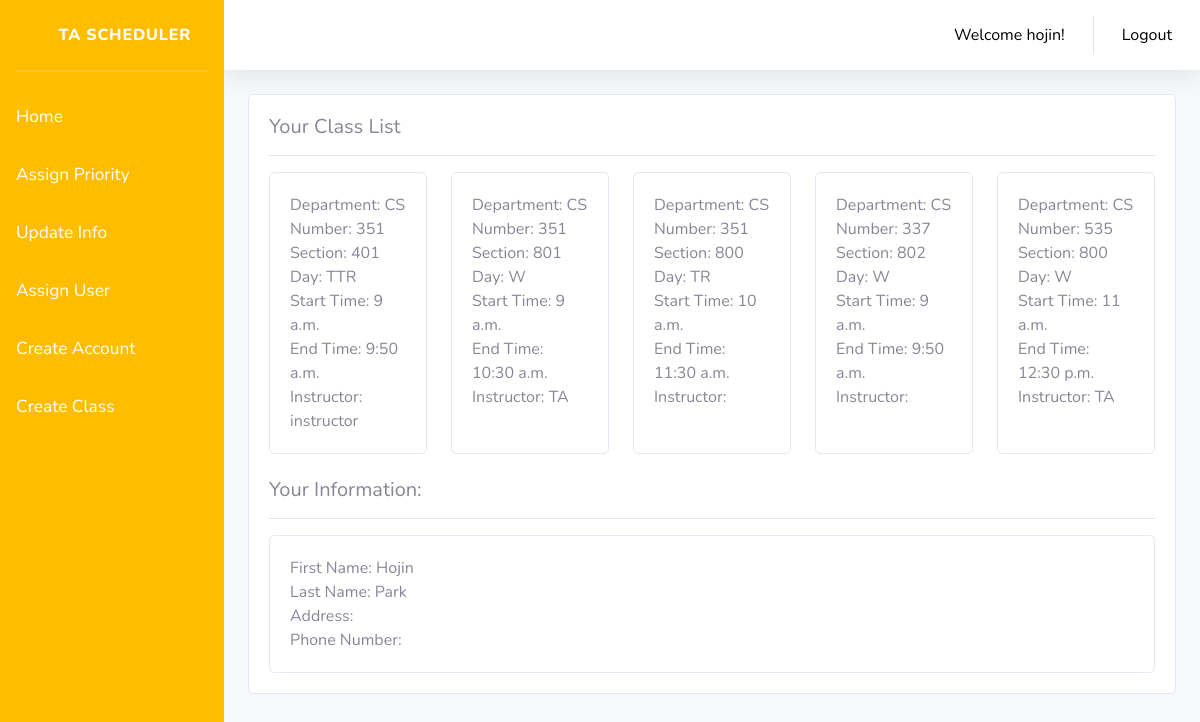
Screenshot of /home/ (signed in) with the database file from the repository.
### CS361WebApp/models.py (models this page shows, shortened)
class CourseTime(models.Model):
    department = models.CharField(max_length=50, validators=[validate_alpha])
    number = models.CharField(max_length=50, validators=[validate_numeric])
    start = models.TimeField(auto_now=False, auto_now_add=False, null=True)
    end = models.TimeField(auto_now=False, auto_now_add=False, null=True)
    day = models.CharField(max_length=50, validators=[validate_alpha])
    section = models.CharField(max_length=50, validators=[validate_numeric])
    instructor = models.CharField(max_length=50, blank=True)

### user/models.py (models this page shows, shortened)
class Profile(models.Model):
    user = models.OneToOneField(User, on_delete=models.CASCADE)
    role = models.IntegerField(choices=ROLE_CHOICES, default=1)
    firstname = models.CharField(max_length=50, blank=True)
    lastname = models.CharField(max_length=50, blank=True)
    address = models.CharField(max_length=80, blank=True)
    phone = models.CharField(max_length=20, blank=True)

### CS361WebApp/views.py (the view)
# urls.py: path('home/', views.home, name='CS361WebApp-home'),
@login_required
def home(request):
    course_result = CourseTime.objects.all()
    profile = Profile.objects.filter(user=request.user)
    return render(request, 'CS361WebApp/home.html', {"courses": course_result, 'profile': profile})

### CS361WebApp/templates/CS361WebApp/home.html (shortened to what this page needs)
{% extends "CS361WebApp/base.html" %}
{% load static %}
{% block content %}
    <div class="card">
        <div class="card-body">
            <div class="card-title"><h5>Your Class List</h5></div>
            <hr>
            <div class="card-deck">
                {% for class in courses %}
                    <div class="card">
                        <div class="card-body">
                            <div class="card-text">
                            Department: {{ class.department }}<br>
                            Number: {{ class.number }}<br>
                            Section: {{ class.section }}<br>
                            Day: {{ class.day }}<br>
                            Start Time: {{ class.start }}<br>
                            End Time: {{ class.end }}<br>
                            Instructor: {{ class.instructor }}
                            </div>
                        </div>
                    </div>
                {% endfor %}
            </div>
        <br>
            <div>
                <div class="card-title"><h5>Your Information:</h5></div>
                <hr>
                <div class="card-deck">
                    {% for person in profile %}
                     <div class="card">
                        <div class="card-body">
                            <div class="card-text">
                               First Name: {{ person.firstname }}<br>
                               Last Name: {{ person.lastname }}<br>
                               Address: {{ person.address }}<br>
                               Phone Number: {{ person.phone }}<br>
                            </div>
                        </div>
                     </div>
                    {% endfor %}
                </div>
            </div>
        </div>
    </div>
{% endblock content %}

### CS361WebApp/templates/CS361WebApp/base.html (shortened to what this page needs)
{% load static %}
<html>
<head>
    <link rel="stylesheet" href="https://stackpath.bootstrapcdn.com/bootstrap/4.3.1/css/bootstrap.min.css"
>
    <link href="{% static 'css/sb-admin-2.min.css' %}" rel="stylesheet">
    <link href="{% static 'vendor/fontawesome-free/css/all.min.css' %}" rel="stylesheet"
          type="text/css">
</head>
<body id="page-top">
<div id="wrapper">
    <ul class="navbar-nav bg-gradient-primary sidebar sidebar-dark accordion" id="accordionSidebar">
        <a class="sidebar-brand d-flex align-items-center justify-content-center" href="">
            <div class="sidebar-brand-icon">
                <i class="fas fa-chalkboard-teacher"></i>
            </div>
            <div class="sidebar-brand-text mx-3">TA Scheduler</div>
        </a>
        <hr class="sidebar-divider my-0">
        <hr class="sidebar-divider">
        {% if user.is_authenticated %}
            <li class="nav-item">
                <a class="nav-link" href="{% url 'CS361WebApp-home' %}"><span>Home  <i
                        class="fas fa-home"></i></span></a>
                <a class="nav-link" href="{% url 'CS361WebApp-classList' %}"><span>Assign Priority  <i
                        class="fas fa-list"></i></span></a>
                <a class="nav-link" href="{% url 'CS361WebApp-updateinfo' %}"><span>Update Info  <i
                        class="fas fa-list"></i></span></a>
                <a class="nav-item nav-link" href="{% url 'CS361WebApp-assign' %}"><span>Assign User  <i
                            class="far fa-user"></i></span></a>
                {% if user.is_staff %}
                    <a class="nav-item nav-link" href="{% url 'register' %}"><span>Create Account  <i
                            class="fas fa-user-circle"></i></span></a>
                    <a class="nav-item nav-link" href="{% url 'CS361WebApp-coursetime' %}"><span>Create Class  <i
                            class="fas fa-chalkboard"></i></span></a>
                {% endif %}
            </li>
        {% endif %}
    </ul>
    <div id="content-wrapper" class="d-flex flex-column">
        <div id="content">
            <nav class="navbar navbar-expand navbar-light bg-white topbar mb-4 static-top shadow">
                <ul class="navbar-nav ml-auto">
                    <ul class="navbar-nav ml-auto">
                        {% if user.is_authenticated %}
                            <li class="nav-item dropdown no-arrow">
                                <a class="nav-item nav-link" href="#"
                                   style="color: black">Welcome {{ user.username }}!</a>
                            </li>
                        <li class="nav-item dropdown no-arrow">
                            <a class="nav-item nav-link" href="{% url 'logout' %}" style="color: black">Logout</a>
                        </li>
                        {% endif %}
                    </ul>
                </ul>
            </nav>
            <div class="container-fluid" style="margin-top: 0px; padding-top: 0px;">
                {% block content %}{% endblock content %}
            </div>
        </div>
    </div>
</div>
</body>
<body>
</body>
</html>

### CS361WebApp/templates/CS361WebApp/base.html (style rules this page uses)
.sidebar-dark .nav-item .nav-link { color: white; }
.sidebar .nav-item .nav-link span { font-size: 13pt; }
.sidebar-dark .nav-item .nav-link i { font-size: 13pt }

### rows the page displays
CourseTime: department "CS", number "351", section "401", day "TTR", start "9 a.m.", end "9:50 a.m.", instructor "instructor"
CourseTime: department "CS", number "351", section "801", day "W", start "9 a.m.", end "10:30 a.m.", instructor "TA"
CourseTime: department "CS", number "351", section "800", day "TR", start "10 a.m.", end "11:30 a.m."
CourseTime: department "CS", number "337", section "802", day "W", start "9 a.m.", end "9:50 a.m."
CourseTime: department "CS", number "535", section "800", day "W", start "11 a.m.", end "12:30 p.m.", instructor "TA"
Profile: firstname "Hojin", lastname "Park"

### other values shown
{{ user.username }} "hojin"
